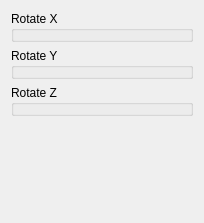
<?xml version="1.0" encoding="UTF-8"?>
<ui version="4.0">
 <class>CVegetableRotatePage</class>
 <widget class="QWidget" name="CVegetableRotatePage">
  <property name="geometry">
   <rect>
    <x>0</x>
    <y>0</y>
    <width>204</width>
    <height>223</height>
   </rect>
  </property>
  <property name="windowTitle">
   <string>Form</string>
  </property>
  <layout class="QVBoxLayout" name="verticalLayout">
   <item>
    <widget class="NLQT::CVegetNoiseValueWidget" name="rotateXGroupBox">
     <property name="title">
      <string>Rotate X</string>
     </property>
    </widget>
   </item>
   <item>
    <widget class="NLQT::CVegetNoiseValueWidget" name="rotateYGroupBox">
     <property name="title">
      <string>Rotate Y</string>
     </property>
    </widget>
   </item>
   <item>
    <widget class="NLQT::CVegetNoiseValueWidget" name="rotateZGroupBox">
     <property name="title">
      <string>Rotate Z</string>
     </property>
    </widget>
   </item>
   <item>
    <spacer name="verticalSpacer">
     <property name="orientation">
      <enum>Qt::Vertical</enum>
     </property>
     <property name="sizeHint" stdset="0">
      <size>
       <width>20</width>
       <height>158</height>
      </size>
     </property>
    </spacer>
   </item>
  </layout>
 </widget>
 <customwidgets>
  <customwidget>
   <class>NLQT::CVegetNoiseValueWidget</class>
   <extends>QGroupBox</extends>
   <header>vegetable_noise_value_widget.h</header>
   <container>1</container>
  </customwidget>
 </customwidgets>
 <resources/>
 <connections/>
</ui>
